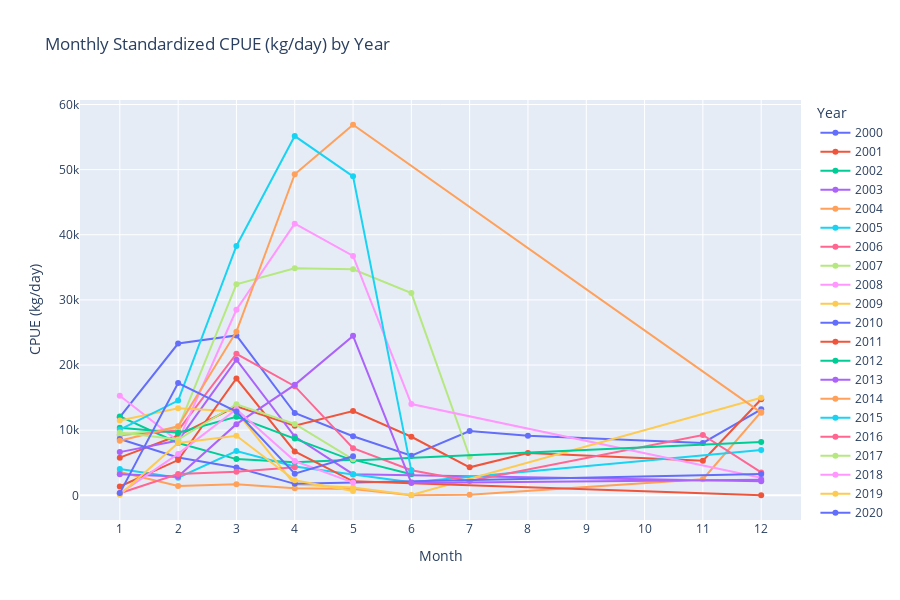

Notebook code for this chart:
### Code cell
# Save summary statistics
summary = monthly_cpue.groupby("Year")["Monthly_CPUE"].describe()
summary.to_csv("../results/summaries/yearly_cpue_summary.csv")

# Create an interactive line plot
fig = px.line(
    monthly_cpue,
    x="Month",
    y="Monthly_CPUE",
    color="Year",
    markers=True,
    title="Monthly Standardized CPUE (kg/day) by Year",
    labels={"Monthly_CPUE": "CPUE (kg/day)", "Month": "Month"}
)

# Customize layout
fig.update_layout(
    legend_title="Year",
    xaxis=dict(tickmode='linear', tick0=1, dtick=1),
    hovermode='x unified',
    width=900,
    height=600
)

# Save as interactive HTML
fig.write_html("../results/plots/monthly_cpue_plot.html")

fig.show()

# Static Matplotlib Plot (Saved as PDF)

sns.set(style="whitegrid")
plt.figure(figsize=(14, 8))

years = monthly_cpue["Year"].unique()
for year in years:
    data = monthly_cpue[monthly_cpue["Year"] == year]
    plt.plot(data["Month"], data["Monthly_CPUE"], label=year, marker="o")

plt.title("Monthly Standardized CPUE (kg/day) by Year", fontsize=16)
plt.xlabel("Month", fontsize=14)
plt.ylabel("CPUE (kg/day)", fontsize=14)
plt.xticks(range(1, 13))
plt.legend(title="Year", bbox_to_anchor=(1.05, 1), loc="upper left")
plt.tight_layout()

# Save static plot as PDF (always works)
plt.savefig("../results/plots/monthly_cpue_plot_static.pdf")

### Figure 1 — Plotly figure (JSON) as saved in the notebook; plotly's stock layout.template omitted (floating-point values rounded to 4 significant figures)
{"data": [{"hovertemplate": "Year=2000<br>Month=%{x}<br>CPUE (kg/day)=%{y}<extra></extra>", "legendgroup": "2000", "line": {"color": "#636efa", "dash": "solid"}, "marker": {"symbol": "circle"}, "mode": "markers+lines", "name": "2000", "orientation": "v", "showlegend": true, "type": "scatter", "x": [1, 2, 3, 4, 5, 6, 7, 8, 11, 12], "xaxis": "x", "y": [11990.0, 23310.0, 24550.0, 12640.0, 9060.0, 6085.0, 9865.0, 9127.0, 8040.0, 13200.0], "yaxis": "y"}, {"hovertemplate": "Year=2001<br>Month=%{x}<br>CPUE (kg/day)=%{y}<extra></extra>", "legendgroup": "2001", "line": {"color": "#EF553B", "dash": "solid"}, "marker": {"symbol": "circle"}, "mode": "markers+lines", "name": "2001", "orientation": "v", "showlegend": true, "type": "scatter", "x": [1, 2, 3, 4, 5, 6, 7, 8, 11, 12], "xaxis": "x", "y": [5779.0, 9188.0, 13670.0, 10680.0, 12930.0, 8993.0, 4299.0, 6500.0, 5311.0, 14760.0], "yaxis": "y"}, {"hovertemplate": "Year=2002<br>Month=%{x}<br>CPUE (kg/day)=%{y}<extra></extra>", "legendgroup": "2002", "line": {"color": "#00cc96", "dash": "solid"}, "marker": {"symbol": "circle"}, "mode": "markers+lines", "name": "2002", "orientation": "v", "showlegend": true, "type": "scatter", "x": [1, 2, 3, 4, 5, 6], "xaxis": "x", "y": [12110.0, 8039.0, 5560.0, 5060.0, 5476.0, 3243.0], "yaxis": "y"}, {"hovertemplate": "Year=2003<br>Month=%{x}<br>CPUE (kg/day)=%{y}<extra></extra>", "legendgroup": "2003", "line": {"color": "#ab63fa", "dash": "solid"}, "marker": {"symbol": "circle"}, "mode": "markers+lines", "name": "2003", "orientation": "v", "showlegend": true, "type": "scatter", "x": [1, 2, 3, 4, 5, 12], "xaxis": "x", "y": [6632.0, 8404.0, 20820.0, 9014.0, 3248.0, 2178.0], "yaxis": "y"}, {"hovertemplate": "Year=2004<br>Month=%{x}<br>CPUE (kg/day)=%{y}<extra></extra>", "legendgroup": "2004", "line": {"color": "#FFA15A", "dash": "solid"}, "marker": {"symbol": "circle"}, "mode": "markers+lines", "name": "2004", "orientation": "v", "showlegend": true, "type": "scatter", "x": [1, 2, 3, 4, 5, 6, 7, 11, 12], "xaxis": "x", "y": [3592.0, 1438.0, 1707.0, 1074.0, 965.1, 28.53, 86.89, 2474.0, 12820.0], "yaxis": "y"}, {"hovertemplate": "Year=2005<br>Month=%{x}<br>CPUE (kg/day)=%{y}<extra></extra>", "legendgroup": "2005", "line": {"color": "#19d3f3", "dash": "solid"}, "marker": {"symbol": "circle"}, "mode": "markers+lines", "name": "2005", "orientation": "v", "showlegend": true, "type": "scatter", "x": [1, 2, 3, 4, 5, 6, 12], "xaxis": "x", "y": [4053.0, 2715.0, 6795.0, 4421.0, 3201.0, 1991.0, 6952.0], "yaxis": "y"}, {"hovertemplate": "Year=2006<br>Month=%{x}<br>CPUE (kg/day)=%{y}<extra></extra>", "legendgroup": "2006", "line": {"color": "#FF6692", "dash": "solid"}, "marker": {"symbol": "circle"}, "mode": "markers+lines", "name": "2006", "orientation": "v", "showlegend": true, "type": "scatter", "x": [1, 2, 3, 4, 5, 6, 7, 11, 12], "xaxis": "x", "y": [9278.0, 9943.0, 21730.0, 16750.0, 7231.0, 3844.0, 2186.0, 9264.0, 3516.0], "yaxis": "y"}, {"hovertemplate": "Year=2007<br>Month=%{x}<br>CPUE (kg/day)=%{y}<extra></extra>", "legendgroup": "2007", "line": {"color": "#B6E880", "dash": "solid"}, "marker": {"symbol": "circle"}, "mode": "markers+lines", "name": "2007", "orientation": "v", "showlegend": true, "type": "scatter", "x": [1, 2, 3, 4, 5, 6, 7], "xaxis": "x", "y": [9320.0, 10310.0, 32400.0, 34840.0, 34710.0, 31050.0, 5916.0], "yaxis": "y"}, {"hovertemplate": "Year=2008<br>Month=%{x}<br>CPUE (kg/day)=%{y}<extra></extra>", "legendgroup": "2008", "line": {"color": "#FF97FF", "dash": "solid"}, "marker": {"symbol": "circle"}, "mode": "markers+lines", "name": "2008", "orientation": "v", "showlegend": true, "type": "scatter", "x": [1, 2, 3, 4, 5, 6, 12], "xaxis": "x", "y": [15300.0, 8326.0, 28480.0, 41700.0, 36760.0, 14010.0, 2689.0], "yaxis": "y"}, {"hovertemplate": "Year=2009<br>Month=%{x}<br>CPUE (kg/day)=%{y}<extra></extra>", "legendgroup": "2009", "line": {"color": "#FECB52", "dash": "solid"}, "marker": {"symbol": "circle"}, "mode": "markers+lines", "name": "2009", "orientation": "v", "showlegend": true, "type": "scatter", "x": [1, 2, 3, 4, 5, 6, 12], "xaxis": "x", "y": [11500.0, 13380.0, 12860.0, 1644.0, 1193.0, 52.6, 14990.0], "yaxis": "y"}, {"hovertemplate": "Year=2010<br>Month=%{x}<br>CPUE (kg/day)=%{y}<extra></extra>", "legendgroup": "2010", "line": {"color": "#636efa", "dash": "solid"}, "marker": {"symbol": "circle"}, "mode": "markers+lines", "name": "2010", "orientation": "v", "showlegend": true, "type": "scatter", "x": [1, 2, 3, 4, 12], "xaxis": "x", "y": [8647.0, 5820.0, 4263.0, 1762.0, 3258.0], "yaxis": "y"}, {"hovertemplate": "Year=2011<br>Month=%{x}<br>CPUE (kg/day)=%{y}<extra></extra>", "legendgroup": "2011", "line": {"color": "#EF553B", "dash": "solid"}, "marker": {"symbol": "circle"}, "mode": "markers+lines", "name": "2011", "orientation": "v", "showlegend": true, "type": "scatter", "x": [1, 2, 3, 4, 5, 12], "xaxis": "x", "y": [1353.0, 5415.0, 17930.0, 6745.0, 2156.0, 10.06], "yaxis": "y"}, {"hovertemplate": "Year=2012<br>Month=%{x}<br>CPUE (kg/day)=%{y}<extra></extra>", "legendgroup": "2012", "line": {"color": "#00cc96", "dash": "solid"}, "marker": {"symbol": "circle"}, "mode": "markers+lines", "name": "2012", "orientation": "v", "showlegend": true, "type": "scatter", "x": [1, 2, 3, 4, 5, 12], "xaxis": "x", "y": [10350.0, 9615.0, 12060.0, 8739.0, 5329.0, 8191.0], "yaxis": "y"}, {"hovertemplate": "Year=2013<br>Month=%{x}<br>CPUE (kg/day)=%{y}<extra></extra>", "legendgroup": "2013", "line": {"color": "#ab63fa", "dash": "solid"}, "marker": {"symbol": "circle"}, "mode": "markers+lines", "name": "2013", "orientation": "v", "showlegend": true, "type": "scatter", "x": [1, 2, 3, 4, 5, 6, 12], "xaxis": "x", "y": [3228.0, 2889.0, 10930.0, 16960.0, 24480.0, 1893.0, 2409.0], "yaxis": "y"}, {"hovertemplate": "Year=2014<br>Month=%{x}<br>CPUE (kg/day)=%{y}<extra></extra>", "legendgroup": "2014", "line": {"color": "#FFA15A", "dash": "solid"}, "marker": {"symbol": "circle"}, "mode": "markers+lines", "name": "2014", "orientation": "v", "showlegend": true, "type": "scatter", "x": [1, 2, 3, 4, 5, 12], "xaxis": "x", "y": [8367.0, 10600.0, 25120.0, 49290.0, 56890.0, 12690.0], "yaxis": "y"}, {"hovertemplate": "Year=2015<br>Month=%{x}<br>CPUE (kg/day)=%{y}<extra></extra>", "legendgroup": "2015", "line": {"color": "#19d3f3", "dash": "solid"}, "marker": {"symbol": "circle"}, "mode": "markers+lines", "name": "2015", "orientation": "v", "showlegend": true, "type": "scatter", "x": [1, 2, 3, 4, 5, 6], "xaxis": "x", "y": [10090.0, 14550.0, 38270.0, 55160.0, 48980.0, 3795.0], "yaxis": "y"}, {"hovertemplate": "Year=2016<br>Month=%{x}<br>CPUE (kg/day)=%{y}<extra></extra>", "legendgroup": "2016", "line": {"color": "#FF6692", "dash": "solid"}, "marker": {"symbol": "circle"}, "mode": "markers+lines", "name": "2016", "orientation": "v", "showlegend": true, "type": "scatter", "x": [1, 2, 3, 4], "xaxis": "x", "y": [317.2, 3267.0, 3635.0, 4311.0], "yaxis": "y"}, {"hovertemplate": "Year=2017<br>Month=%{x}<br>CPUE (kg/day)=%{y}<extra></extra>", "legendgroup": "2017", "line": {"color": "#B6E880", "dash": "solid"}, "marker": {"symbol": "circle"}, "mode": "markers+lines", "name": "2017", "orientation": "v", "showlegend": true, "type": "scatter", "x": [1, 2, 3, 4, 5], "xaxis": "x", "y": [9633.0, 8562.0, 13980.0, 10950.0, 5527.0], "yaxis": "y"}, {"hovertemplate": "Year=2018<br>Month=%{x}<br>CPUE (kg/day)=%{y}<extra></extra>", "legendgroup": "2018", "line": {"color": "#FF97FF", "dash": "solid"}, "marker": {"symbol": "circle"}, "mode": "markers+lines", "name": "2018", "orientation": "v", "showlegend": true, "type": "scatter", "x": [1, 2, 3, 4, 5], "xaxis": "x", "y": [273.2, 6357.0, 13220.0, 5267.0, 1953.0], "yaxis": "y"}, {"hovertemplate": "Year=2019<br>Month=%{x}<br>CPUE (kg/day)=%{y}<extra></extra>", "legendgroup": "2019", "line": {"color": "#FECB52", "dash": "solid"}, "marker": {"symbol": "circle"}, "mode": "markers+lines", "name": "2019", "orientation": "v", "showlegend": true, "type": "scatter", "x": [1, 2, 3, 4, 5], "xaxis": "x", "y": [99.16, 8048.0, 9135.0, 2319.0, 663.4], "yaxis": "y"}, {"hovertemplate": "Year=2020<br>Month=%{x}<br>CPUE (kg/day)=%{y}<extra></extra>", "legendgroup": "2020", "line": {"color": "#636efa", "dash": "solid"}, "marker": {"symbol": "circle"}, "mode": "markers+lines", "name": "2020", "orientation": "v", "showlegend": true, "type": "scatter", "x": [1, 2, 3, 4, 5], "xaxis": "x", "y": [339.6, 17240.0, 12870.0, 3328.0, 5992.0], "yaxis": "y"}], "layout": {"height": 600, "hovermode": "x unified", "legend": {"title": {"text": "Year"}, "tracegroupgap": 0}, "title": {"text": "Monthly Standardized CPUE (kg/day) by Year"}, "width": 900, "xaxis": {"anchor": "y", "domain": [0, 1], "dtick": 1, "tick0": 1, "tickmode": "linear", "title": {"text": "Month"}}, "yaxis": {"anchor": "x", "domain": [0, 1], "title": {"text": "CPUE (kg/day)"}}}}
